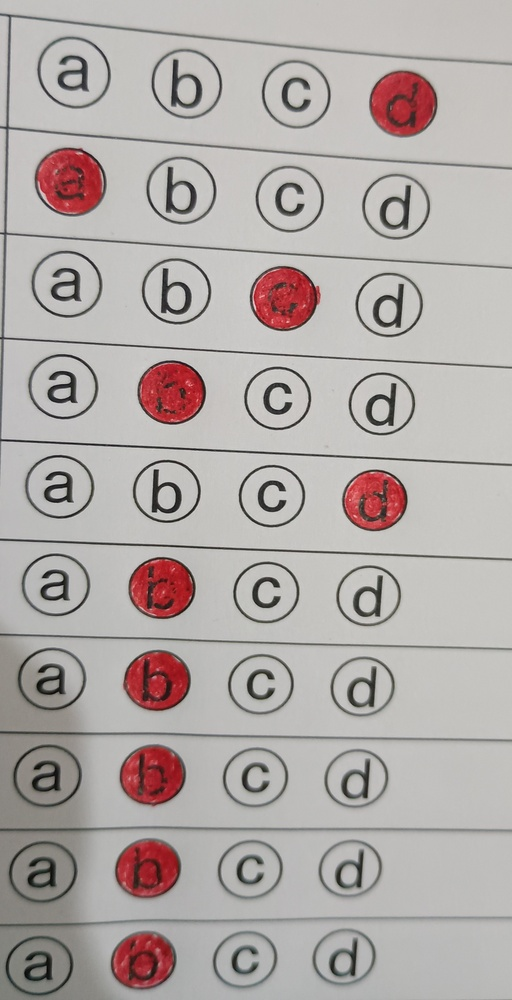
#> input picture omr-processing/scanned_omr_sheet.jpg, 512 x 1000 px, shrunk from 1867 x 3649 before the run
$ python omr_processor.py
#> lines starting #> are read from the running program, lines starting #| are printed output that depends on the picture; after the words box and inside, x2 and y2 are one past the last pixel; in counts of white or black regions, pixels touching at a corner belong together
# [165 lines of commented-out code are left out]

import cv2
import numpy as np

# Define choices (A, B, C, D)
CHOICES = ['A', 'B', 'C', 'D']

# Define the threshold for considering a bubble as filled
FILLED_BUBBLE_THRESHOLD = 0.6

def preprocess_scanned_image(image_path):
    """Load and preprocess the scanned OMR sheet image."""
#> called with image_path = 'scanned_omr_sheet.jpg'
    image = cv2.imread(image_path)
#> image is the input picture: shape (1000, 512, 3); mean B, G, R 168.1, 170.4, 177.7
    gray = cv2.cvtColor(image, cv2.COLOR_BGR2GRAY)
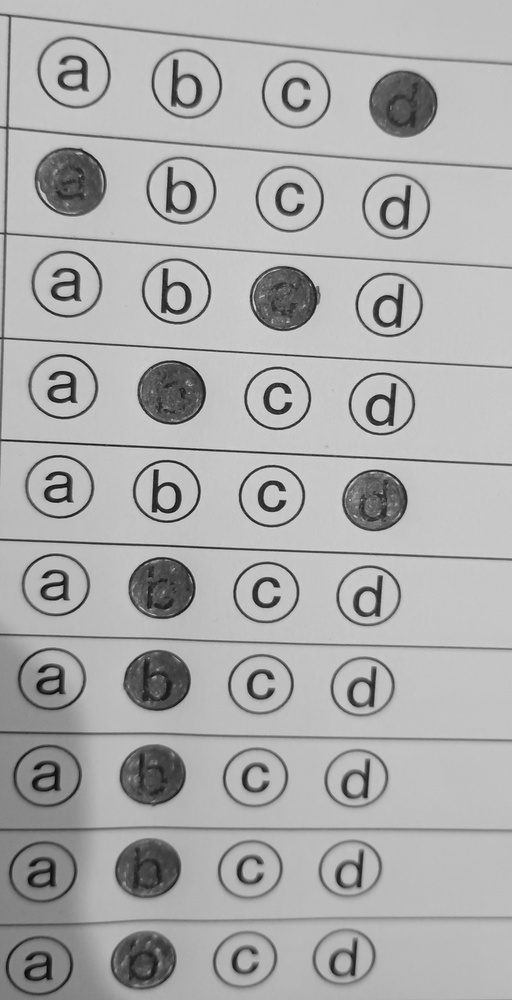
#> gray: shape (1000, 512); min 6, max 220, mean 172.4

    # Apply adaptive thresholding to detect bubbles clearly
    thresh = cv2.adaptiveThreshold(
        gray, 255, cv2.ADAPTIVE_THRESH_GAUSSIAN_C, cv2.THRESH_BINARY_INV, 51, 5
    )
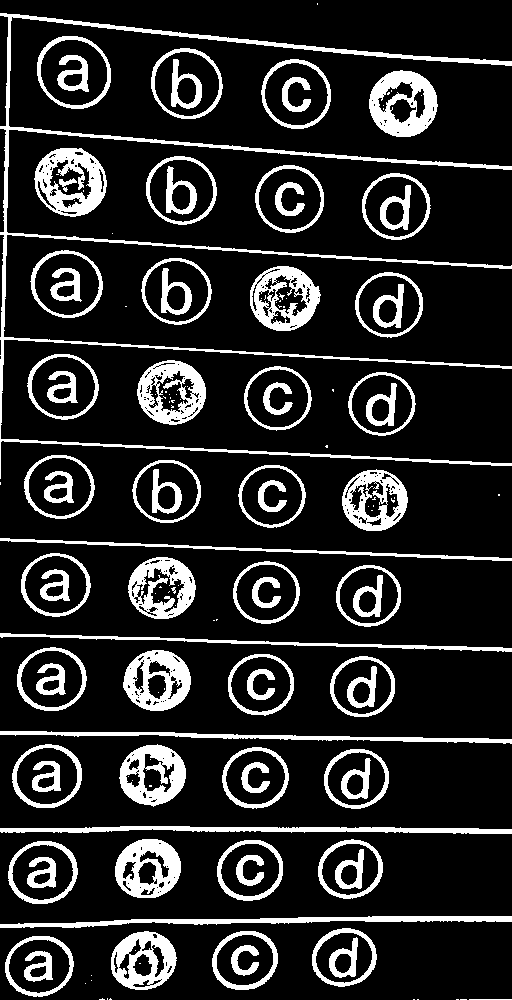
#> thresh: shape (1000, 512); 16.1% white; 150 white regions (72 under 20 px)

    return image, gray, thresh

def detect_bubbles(thresh):
    """Find bubbles in the thresholded image."""
    contours, _ = cv2.findContours(thresh, cv2.RETR_EXTERNAL, cv2.CHAIN_APPROX_SIMPLE)
#> contours = 66 contours, 20 with area under 20; largest, box (x1, y1, x2, y2) and area: (0, 13, 512, 479) 6752, (37, 36, 111, 109) 4188, (151, 48, 223, 119) 3915, (34, 148, 107, 217) 3826, (261, 59, 331, 129) 3750

    # Sort contours top to bottom and left to right
    contours = sorted(contours, key=lambda c: (cv2.boundingRect(c)[1], cv2.boundingRect(c)[0]))

    return contours

def get_marked_option(thresh, contours, question_index):
    """Detect the marked bubble for a specific question."""
    num_options = len(CHOICES)

    # Get the four bubbles for the question
    question_bubbles = contours[question_index * num_options: (question_index + 1) * num_options]

    if len(question_bubbles) < num_options:
        print(f"[DEBUG] Question {question_index + 1}: Not enough bubbles detected!")
        return "N/A"

    bubble_filled_ratio = []

    for idx, bubble in enumerate(question_bubbles):
        x, y, w, h = cv2.boundingRect(bubble)
        roi = thresh[y:y + h, x:x + w]  # Crop the bubble region
        filled_pixels = cv2.countNonZero(roi)  # Count the number of dark pixels

        total_pixels = w * h  # Total pixels in the bubble area
        fill_ratio = filled_pixels / total_pixels  # Compute the fill ratio

        bubble_filled_ratio.append((fill_ratio, CHOICES[idx]))

    # Sort bubbles by fill ratio (most filled first)
    bubble_filled_ratio.sort(reverse=True, key=lambda x: x[0])

    print(f"[DEBUG] Question {question_index + 1}: Fill Ratios -> {bubble_filled_ratio}")

    # Select the most filled bubble if above the threshold
    most_filled = bubble_filled_ratio[0]

    if most_filled[0] > FILLED_BUBBLE_THRESHOLD:
        detected_answer = most_filled[1]
    else:
        detected_answer = "N/A"

    print(f"[DEBUG] Question {question_index + 1}: Detected Answer -> {detected_answer}")

    return detected_answer

def process_scanned_omr(image_path, correct_answers):
    """Process the scanned OMR sheet and evaluate answers."""
    image, gray, thresh = preprocess_scanned_image(image_path)
    contours = detect_bubbles(thresh)

    print(f"[DEBUG] Total contours detected: {len(contours)}")
#| [DEBUG] Total contours detected: 66

    detected_answers = []
    score = 0

    for q in range(len(correct_answers)):
        detected = get_marked_option(thresh, contours, q)
        detected_answers.append(detected)

        if detected == correct_answers[q]:
            score += 4  # +4 for correct
        elif detected != "N/A":
            score -= 1  # -1 for incorrect

        print(f"[DEBUG] Question {q + 1}: Detected -> {detected}, Correct -> {correct_answers[q]}")
#> this loop made 10 passes
#| [DEBUG] Question 1: Detected -> A, Correct -> B
#| [DEBUG] Question 2: Detected -> N/A, Correct -> C
#| [DEBUG] Question 3: Detected -> C, Correct -> B
#| [DEBUG] Question 4: Detected -> D, Correct -> B
#| [DEBUG] Question 5: Detected -> N/A, Correct -> D
#| [DEBUG] Question 6: Detected -> A, Correct -> B
#| [DEBUG] Question 7: Detected -> C, Correct -> B
#| [DEBUG] Question 8: Detected -> N/A, Correct -> B
#> (further printed lines are left out)
#> after the loop, detected_answers = ['A', 'N/A', 'C', 'D', 'N/A', 'A', 'C', 'N/A', 'C', 'N/A']; score = -6

    print(f"Total Score: {score}")
#| Total Score: -6
    return detected_answers, score

# Example Usage
image_path = "scanned_omr_sheet.jpg"  # Change to your scanned OMR sheet path
correct_answers = ['B', 'C', 'B', 'B', 'D', 'B', 'B', 'B', 'B', 'B']  # Example correct answers

detected_answers, total_score = process_scanned_omr(image_path, correct_answers)
#> total_score = -6
